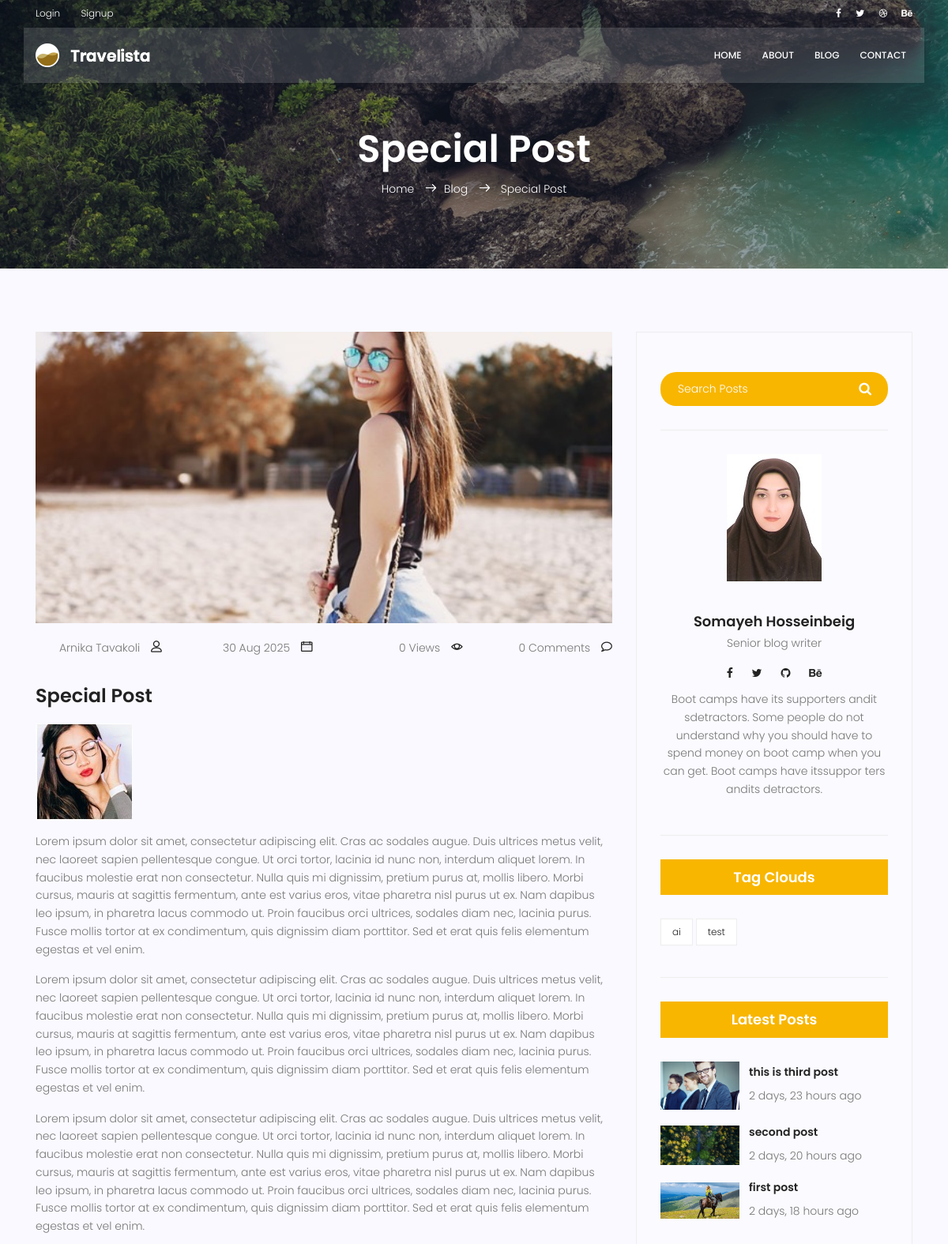
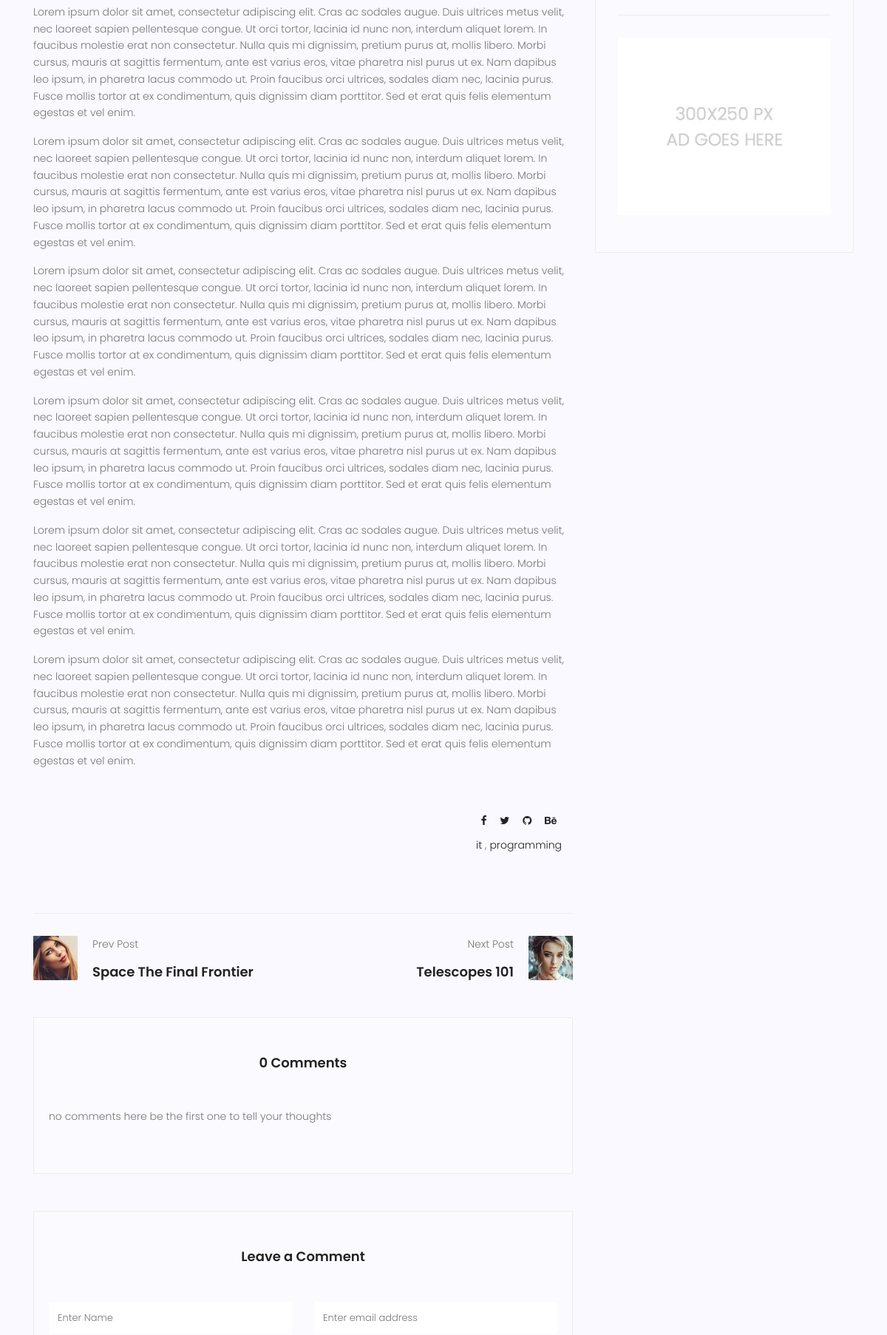
Page /blog/6 (upper part) on the earlier database version (2 pictures, top to bottom).
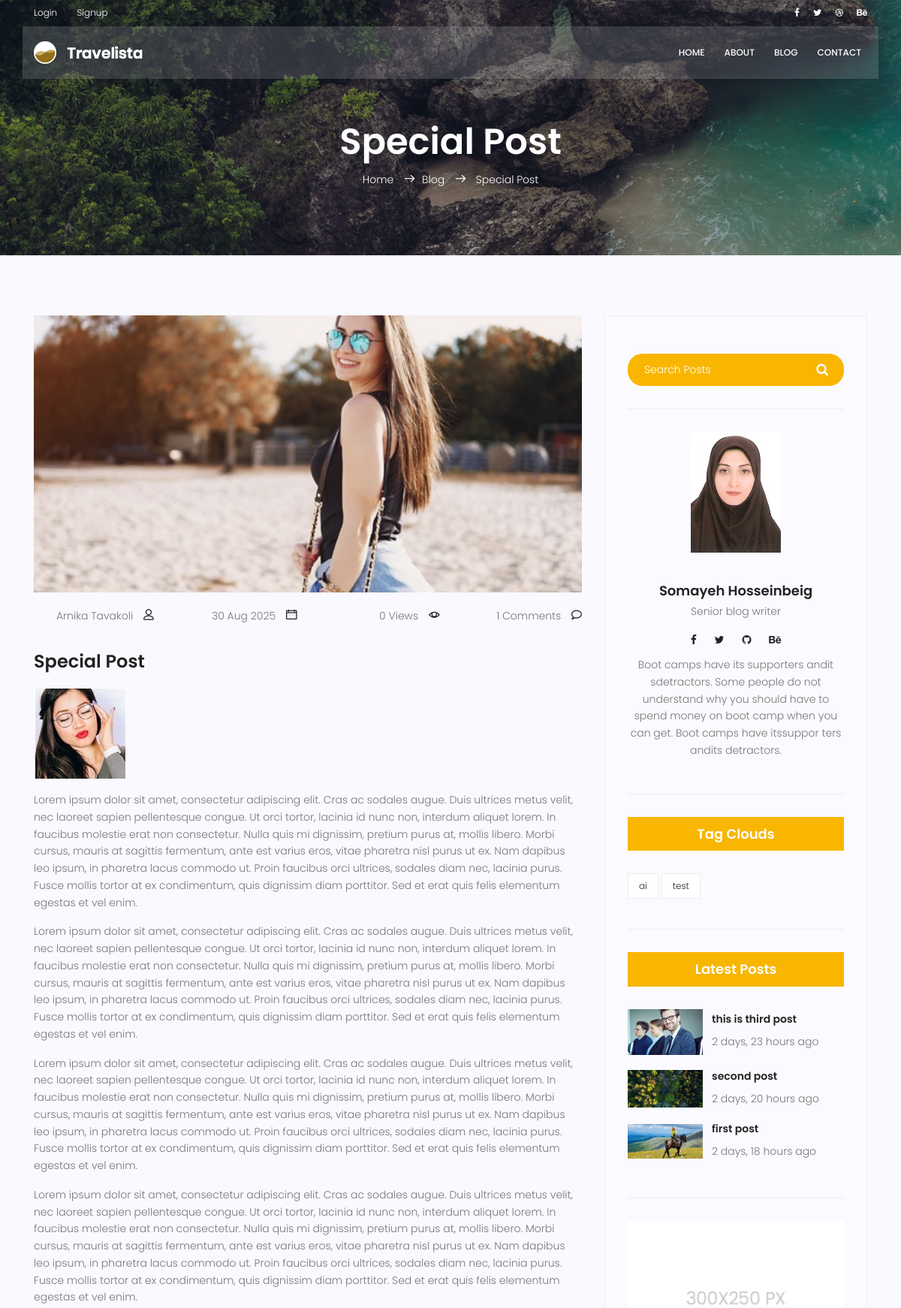
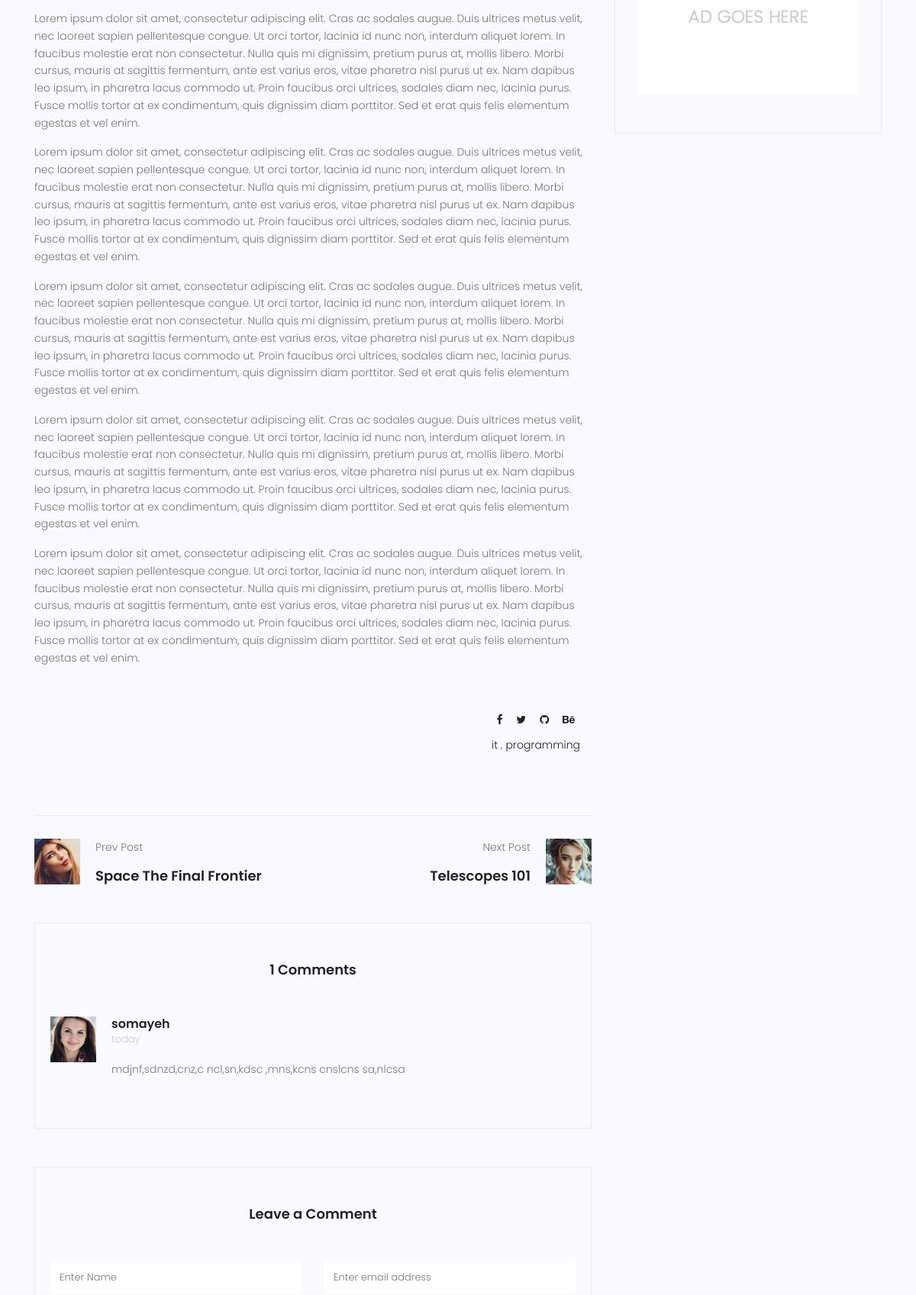
Same page on the later database version (2 pictures, top to bottom).
### blog/models.py (models this page shows, shortened)
class Category(models.Model):
    name = models.CharField(max_length=255)

class Post(models.Model):
    image = models.ImageField(upload_to='blog/',default='blog/default.jpg')
    author = models.ForeignKey(User,on_delete=models.SET_NULL,null=True)
    title = models.CharField(max_length=255)
    content = models.TextField()
    tags = TaggableManager()
    category = models.ManyToManyField(Category)
    counted_views = models.IntegerField(default=0)
    status = models.BooleanField(default=False)
    login_require = models.BooleanField(default=False)
    published_date = models.DateTimeField(null=True)
    created_date = models.DateTimeField(auto_now_add=True)
    updated_date = models.DateTimeField(auto_now=True)
    class Meta:
        ordering = ['-created_date']

class Comment(models.Model):
    post = models.ForeignKey(Post,on_delete=models.CASCADE)
    name = models.CharField(max_length=255)
    email = models.EmailField()
    subject = models.CharField(max_length=255)
    message = models.TextField()
    approved = models.BooleanField(default=False)
    created_date = models.DateTimeField(auto_now_add=True)
    updated_date = models.DateTimeField(auto_now=True)
    class Meta:
        ordering = ['-created_date']

### blog/views.py (the view, shortened to what this page needs)
# urls.py: path('<int:pid>' ,blog_single,name='single'),
def blog_single(request,pid):
    posts = Post.objects.filter(status=1)
    post = get_object_or_404(posts,pk=pid)
    if not post.login_require:
        comments = Comment.objects.filter(post=post.id,approved=True)
        form = CommentForm()
        context = {'post':post,'comments':comments,'form':form}
        return render(request,'blog/blog-single.html',context)
    else:
        return HttpResponseRedirect(reverse('accounts:login'))

### blog/forms.py
class CommentForm(forms.ModelForm):
    class Meta:
        model = Comment
        fields = ['post','name','email','subject','message']

### blog/templatetags/blog_tags.py (called while the page is built)
@register.inclusion_tag('blog/blog-popular-posts.html')
def latestposts(arg=3):
    posts = Post.objects.filter(status=1).order_by('published_date')[:arg]
    return {'posts':posts}

### templates/blog/blog-single.html (shortened to what the changed rows need)
{% extends 'base.html' %}
{% load static %}
{% load blog_tags %}
{% load humanize %}
{% block content %}
<section class="relative about-banner">
	<div class="container">
		<div class="row d-flex align-items-center justify-content-center">
			<div class="about-content col-lg-12">
				<h1 class="text-white">
					{{post.title}}
				</h1>
			</div>
		</div>
	</div>
</section>
<section class="post-content-area single-post-area">
	<div class="container">
		<div class="row">
			<div class="col-lg-8 posts-list">
				<div class="single-post row">
					<div class="col-lg-12  meta-details">
						<div class="user-details row">
							<p class="comments col-lg-3 col-sm-6"><a href="#">{{ comments|length }} Comments</a> <span
									class="lnr lnr-bubble"></span></p>
						</div>
					</div>
					<div class="col-lg-12 col-md-12">
						<br>
						<div class="col-lg-12  meta-details">
							<div class="first-row">
								<ul class="tags">
									{% for cat in post.category.all %}
											<li><a href="{% url 'blog:category' cat_name=cat.name %}">{{ cat.name }}</a> {% if not forloop.last %},{% endif %}</li>
									{% endfor %}
								</ul>
							</div>
						</div>
					</div>
				</div>
				<div class="comments-area">
					<h4>{{ comments|length }} Comments</h4>
					<div class="comment-list">
					{% for comment in comments %}
						<div class="single-comment justify-content-between d-flex">
							<div class="user justify-content-between d-flex">
								<div class="thumb">
									<img src="{% static 'img/blog/c1.jpg' %}" alt="">
								</div>
								<div class="desc">
									<h5><a href="#">{{comment.name}}</a></h5>
									<p class="date">{{comment.created_date|naturalday}} </p>
									<p class="comment">
										{{comment.message}}
									</p>
								</div>
							</div>
						</div>
						{% empty %}
						<div class="single-comment justify-content-between d-flex">
						<p class="center"> no comments here be the first one to tell your thoughts </p>
					</div>
					{% endfor %}
				</div>
				</div>
			</div>
			<div class="col-lg-4 sidebar-widgets">
				<div class="widget-wrap">
					{% include 'blog/blog-tags.html' %}
					{% latestposts %}
				</div>
			</div>
		</div>
	</div>
</section>
{% endblock %}

### templates/blog/blog-tags.html
<div class="single-sidebar-widget tag-cloud-widget">
    <h4 class="tagcloud-title">Tag Clouds</h4>
    <ul>
        {% for tag in post.tags.all %}
        <li><a href="{% url 'blog:tag' tag_name=tag.name %}">{{tag.name}}</a></li>
        {% endfor %}
    </ul>
</div>

### templates/blog/blog-popular-posts.html
{% load humanize %}
{% load static %}
<div class="single-sidebar-widget popular-post-widget">
    <h4 class="popular-title">Latest Posts</h4>
    <div class="popular-post-list">
        {% for post in posts %}
        <div class="single-post-list d-flex flex-row align-items-center">
            <div class="thumb">
                <img class="img-fluid" src="{{post.image.url}}" alt="">
            </div>
            <div class="details">
                <a href="{% url 'blog:single' pid=post.id %}">
                    <h6>{{post.title}}</h6>
                </a>
                <p>{{post.published_date|naturaltime}}</p>
            </div>
        </div>
        {% endfor %}
    </div>
</div>

Differences in the rows shown:
added Comment: name "somayeh", created_date "today", message "mdjnf,sdnzd,cnz,c ncl,sn,kdsc ,mns,kcns cnslcns sa,nlcsa"
Other differences:
{{ comments|length }}: "0" → "1"
text no longer shown: "no comments here be the first one to tell your thoughts"
